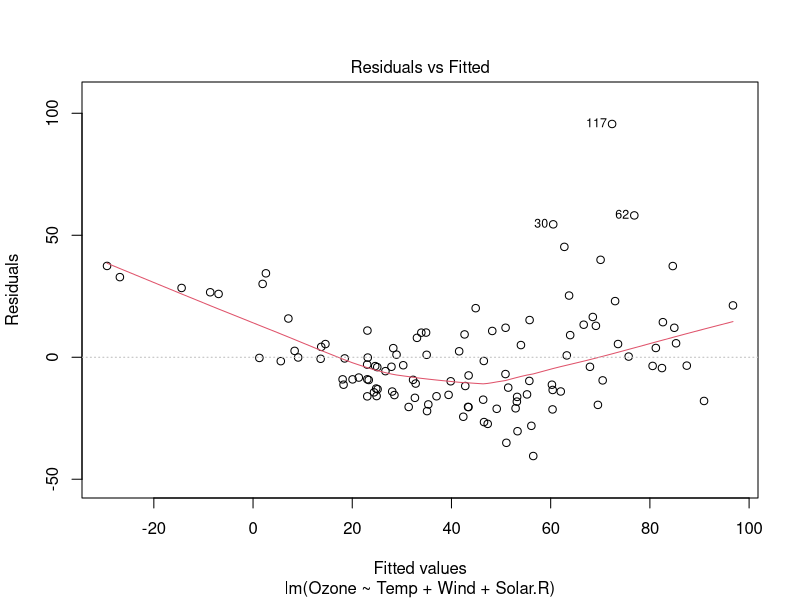
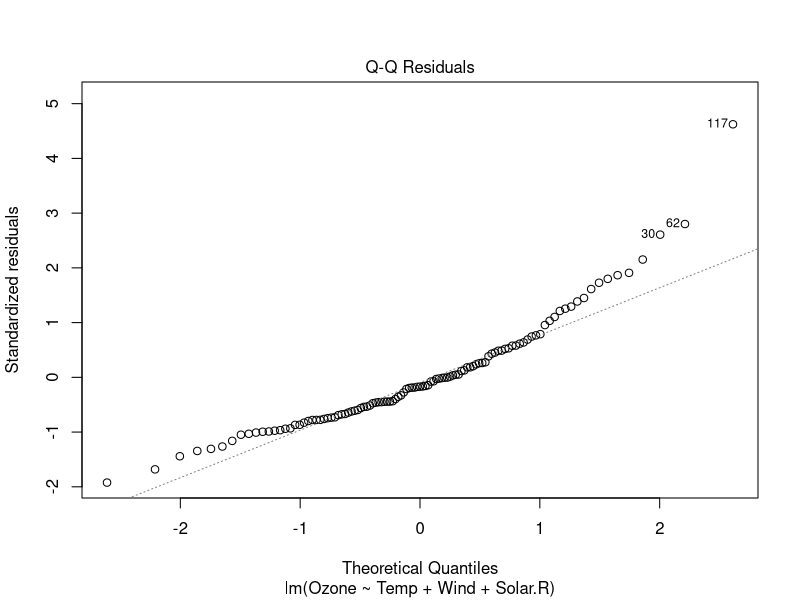
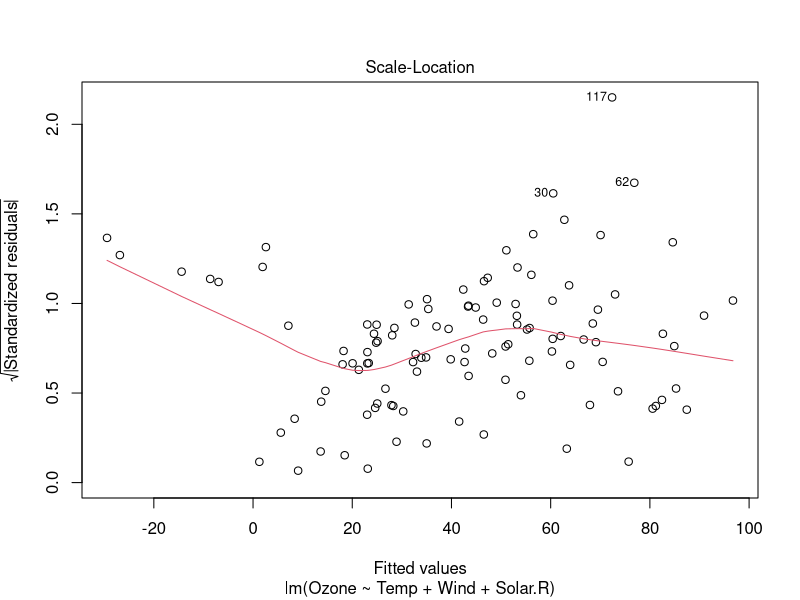
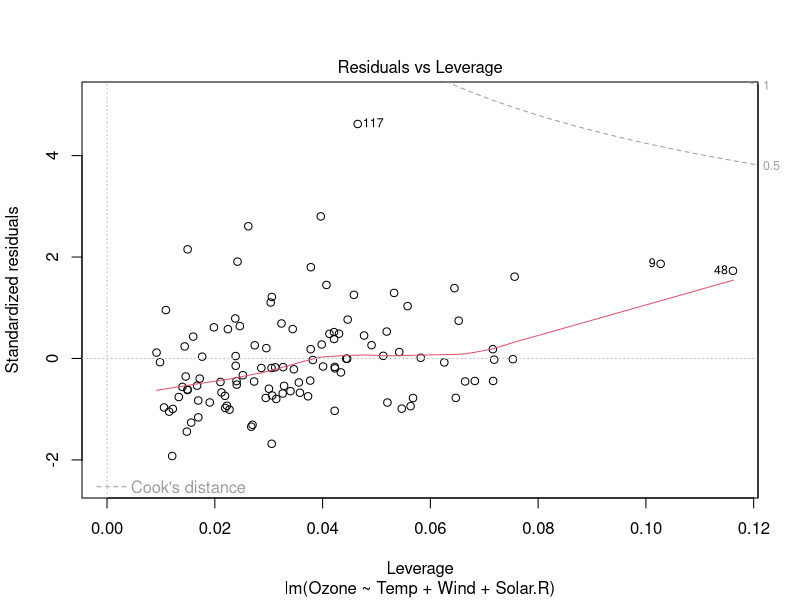
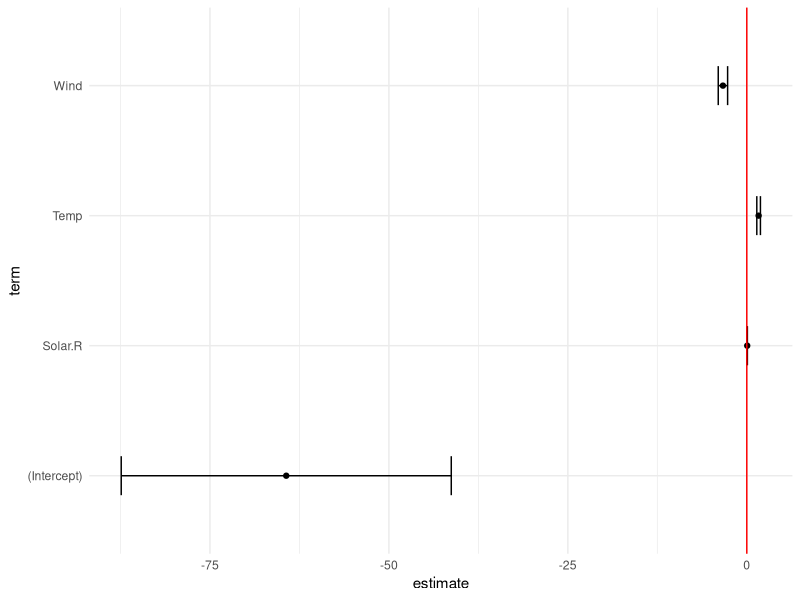
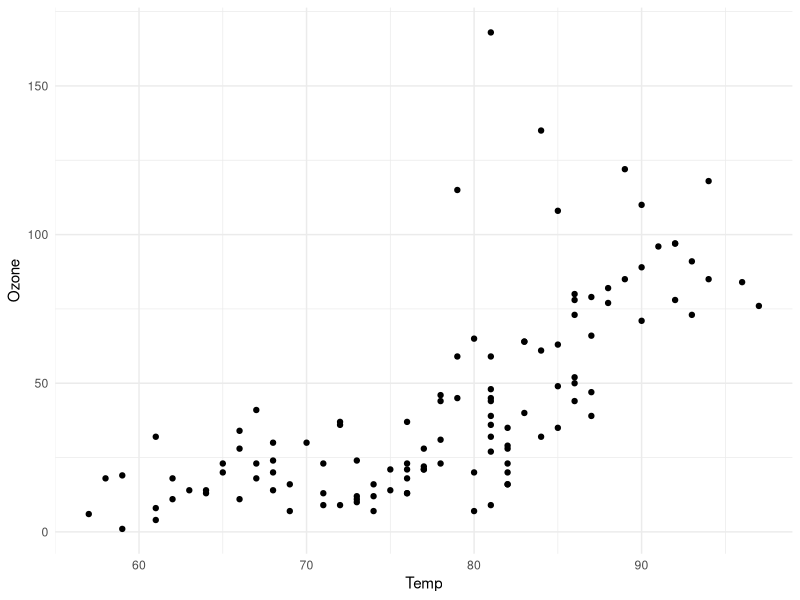
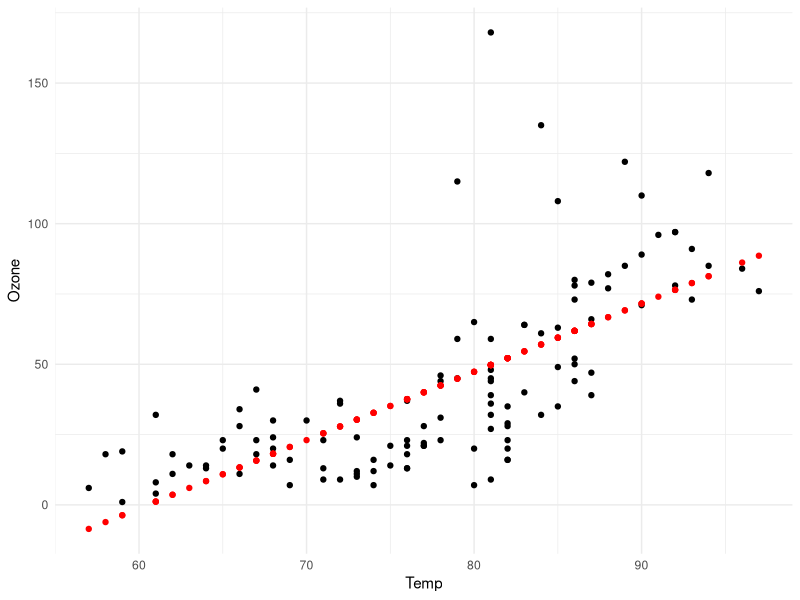
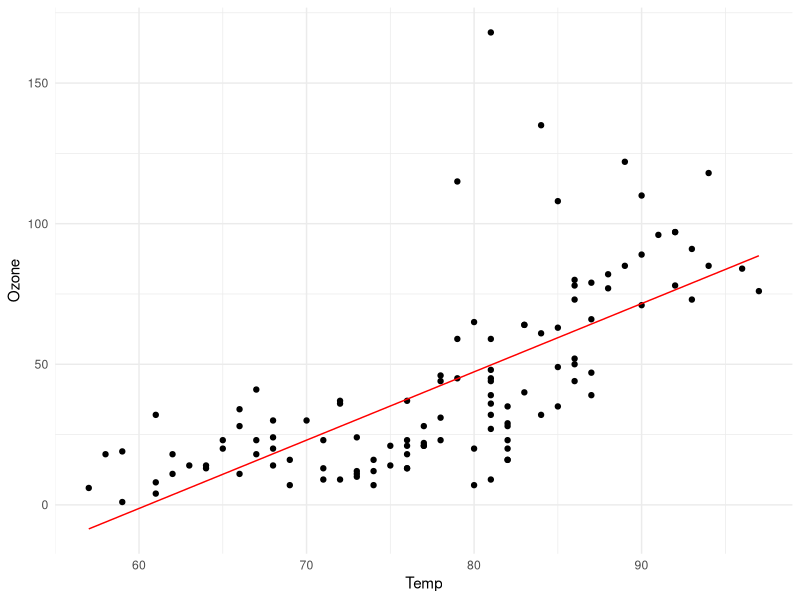

Recreate these plots in R, in order.
## ---- chunk 1
knitr::opts_chunk$set(echo = TRUE)
library(tidyverse)
library(broom)

## ---- chunk 2
firstreg <- lm(Ozone ~ Temp + Wind + Solar.R, data = airquality)
  
## ---- chunk 3
summary(firstreg)
## ---- chunk 4
plot(firstreg)
## ---- chunk 5
coef(firstreg)
## ---- chunk 6
airquality %>% 
  lm(Ozone ~ Temp + Wind + Solar.R, data = .) %>% 
  tidy()
## ---- chunk 7
airquality %>% 
  lm(Ozone ~ Temp + Wind + Solar.R, data = .) %>% 
  tidy() %>% 
  ggplot(aes(x = term, y = estimate, ymin = estimate - std.error, ymax = estimate + std.error))+
  geom_point()+
  geom_errorbar(width = 0.3)+
  theme_minimal()+
  geom_hline(yintercept = 0, color = 'red')+
  coord_flip()
## ---- chunk 8
plot1 <- airquality %>% 
  lm(Ozone ~ Temp , data = .) %>% 
  augment() %>% 
  ggplot(aes(x = Temp, y = Ozone))+
  geom_point()+
  theme_minimal()
plot1
## ---- chunk 9
plot1 + geom_point(aes(y = .fitted), color = 'red') ## note: on change de y mais on garde le même x
## ---- chunk 10
plot2 <- plot1 + geom_line(aes(y = .fitted), color = 'red')
plot2
## ---- chunk 11
plot2 + 
  geom_segment(aes(xend = Temp, yend = .fitted), alpha = 0.2)
## ---- chunk 12
airquality %>% 
  lm(Ozone ~ Temp + Wind + Solar.R, data = .) %>% 
  glance()
